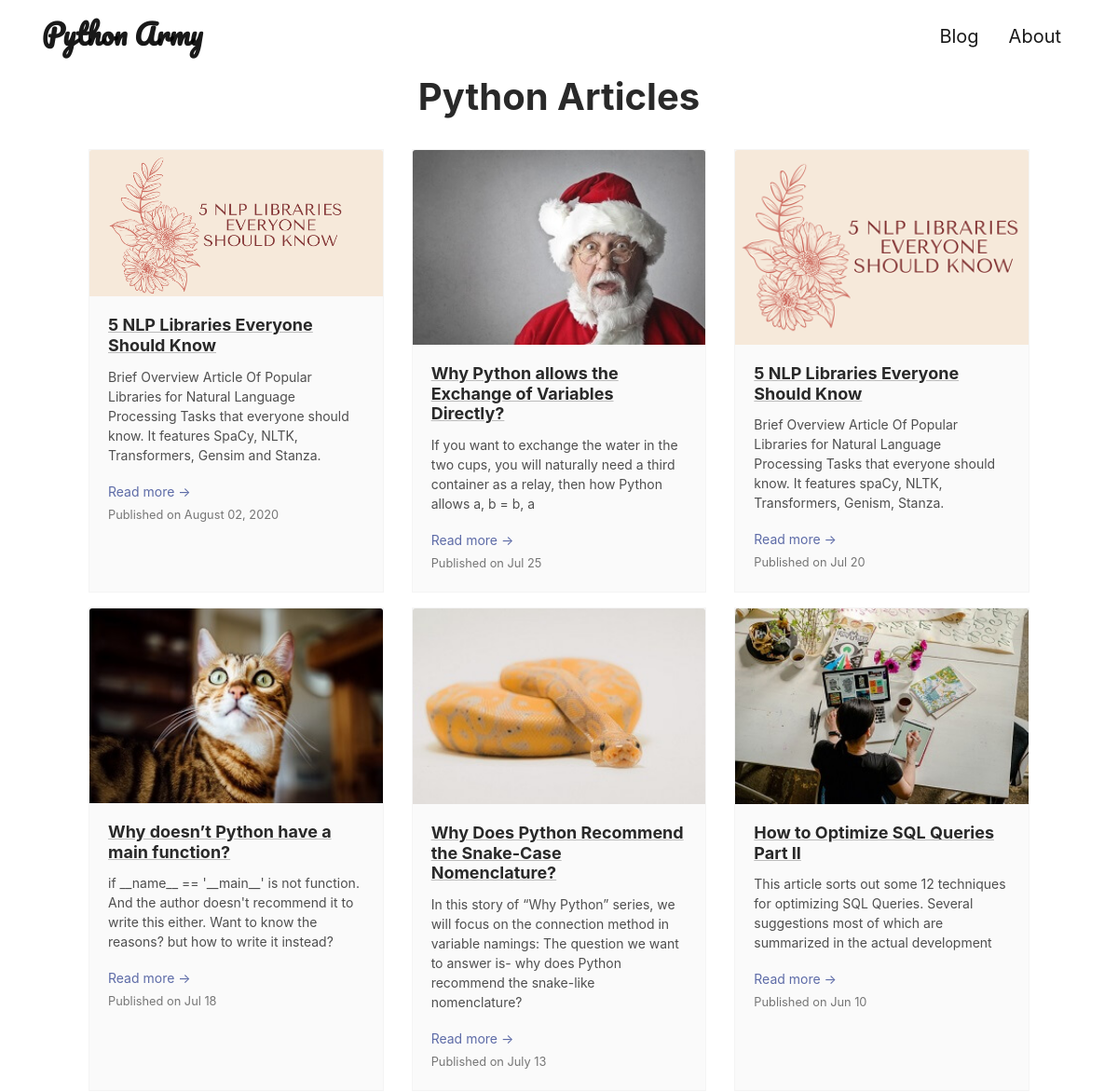
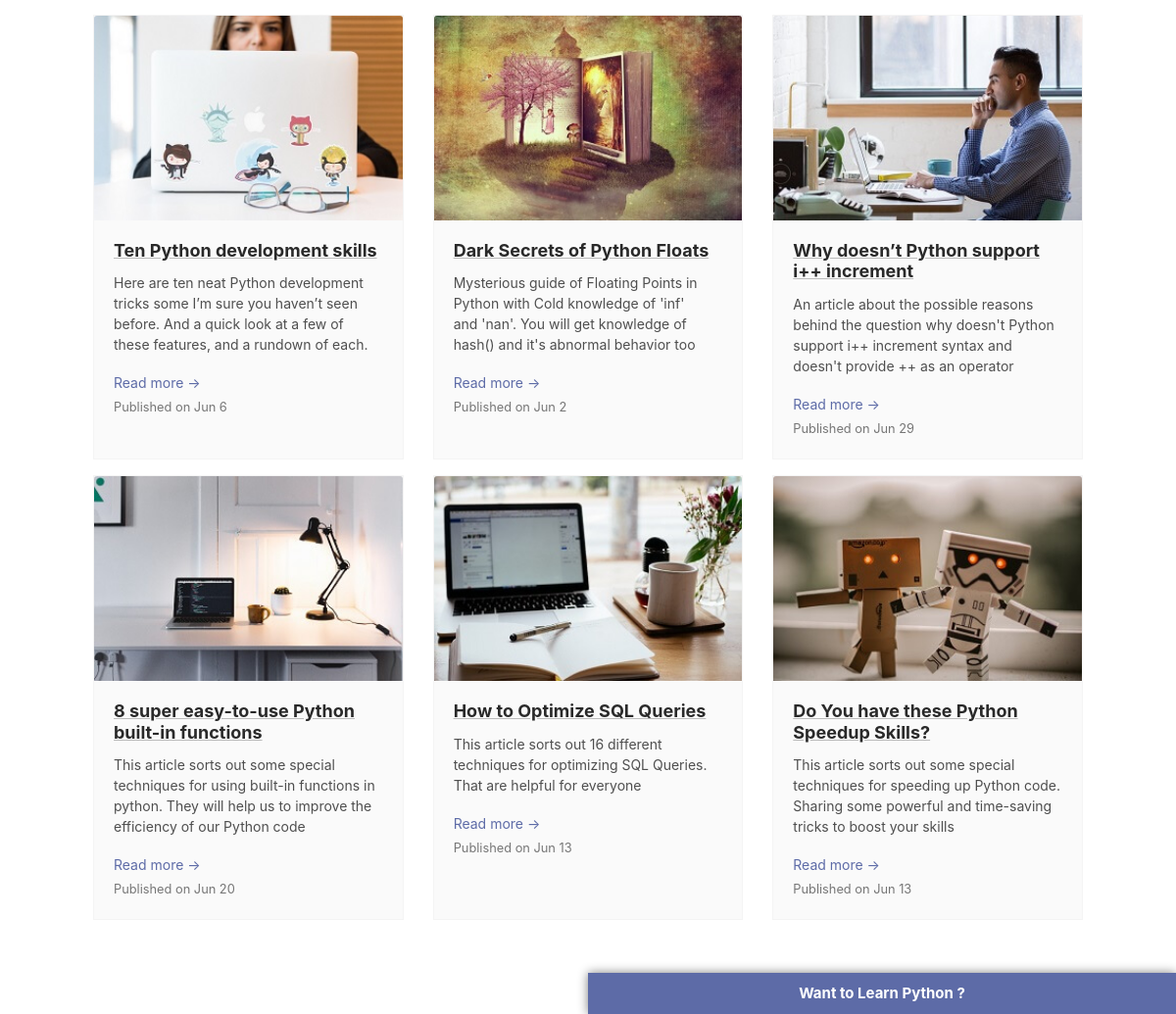
The page / on the database its author committed (2 pictures, top to bottom).
### app.py (models this page shows, shortened)
class blogpost(db.Model):
    id = db.Column(db.Integer, primary_key=True)
    title = db.Column(db.String(50), nullable=False)
    slug = db.Column(db.String(50), nullable=False)
    subtitle = db.Column(db.String(50), nullable=False)
    author = db.Column(db.String(10), nullable=False)
    date_posted = db.Column(db.DateTime, nullable=False)
    description = db.Column(db.Text, nullable=False)
    content = db.Column(db.Text, nullable=False)
    image = db.Column(db.String(50), nullable=False)
    tags = db.relationship("blogtag", secondary=tagged_posts, backref=db.backref("post", lazy="dynamic"))

### app.py (the view)
@app.route("/")
def home():
    posts = blogpost.query.order_by(blogpost.date_posted.desc()).all()
    return render_template('index.html', posts=posts)

### templates/index.html (shortened to what this page needs)
<!DOCTYPE html>
<html lang="en">
<head>
	<link rel="stylesheet" href="{{ url_for('static', filename='css/drip.css') }}">
	<link id="theme-style" rel="stylesheet" href="{{ url_for('static', filename='css/theme-7.css') }}">
</head>
<body>
	<button class="open-button" onclick="openForm()"><b>Want to Learn Python ?</b></button>
			<link href="//cdn-images.mailchimp.com/embedcode/horizontal-slim-10_7.css" rel="stylesheet" type="text/css">
	<nav class="navbar navbar-expand-sm fixed-top navbar-light bg-white">
		<div class="container">
			<a class="navbar-brand" href="{{ url_for('home') }}"
				style="font-family: 'Pacifico'; font-size: 30px;"><b>Python Army</b></a>
			<div class="collapse navbar-collapse" id="navbar1">
				<ul class="navbar-nav ml-auto">
					<li class="nav-item active">
						<a class="nav-link" href="{{ url_for('home') }}" style="font-size: 20px;">Blog</a>
					</li>
					<li class="nav-item active">
						<a class="nav-link" href="{{ url_for('about') }}" style="font-size: 20px;">About</a>
					</li>
				</ul>
			</div>
		</div>
	</nav>
	<div class="main-wrapper">
		<section class="blog-list px-3 py-5 p-md-5">
			<div class="container">
				<h1 style="text-align: center;">Python Articles</h1><br>
				<div class="row">
					{% for post in posts %}
					<div class="col-md-4 mb-3">
						<div class="card blog-post-card">
							<img class="card-img-top" src="/static/images/blog01/{{ post.image }}" alt="{{post.subtitle}}">
							<div class="card-body">
								<h2 class="card-title"><a class="theme-link" href="{{ url_for('post', slug=post.slug) }}">{{ post.title }}</a></h2>
								<p class="card-text">{{ post.description }}</p>
								<p class="mb-0"><a class="more-link" href="{{ url_for('post', slug=post.slug) }}">Read more &rarr;</a></p>
								<small class="text-muted">Published on {{ post.date_posted.strftime('%B %d, %Y') }}</small>
							</div>
						</div>
					</div>
					{% endfor %}
					<div class="col-md-4 mb-3">
						<div class="card blog-post-card">
							<img class="card-img-top"
								src="{{ url_for('static', filename='images/blog01/cover13.jpeg') }}" alt="Python allows variable exchange">
							<div class="card-body">
								<h2 class="card-title"><a class="theme-link"
										href="https://towardsdatascience.com/why-does-python-allow-the-exchange-of-two-variables-directly-fbb81856799e">Why
										Python allows the Exchange of Variables Directly?</a></h2>
								<p class="card-text">If you want to exchange the water in the two cups, you will
									naturally need a third container as a relay, then how Python allows a, b = b, a </p>
								<p class="mb-0"><a class="more-link"
										href="https://towardsdatascience.com/why-does-python-allow-the-exchange-of-two-variables-directly-fbb81856799e">Read
										more &rarr;</a></p>
								<small class="text-muted">Published on Jul 25</small>
							</div>
						</div>
					</div>
					<div class="col-md-4 mb-3">
						<div class="card blog-post-card">
							<img class="card-img-top"
								src="{{ url_for('static', filename='images/blog01/cover10.png') }}" alt="NLP libraries">
							<div class="card-body">
								<h2 class="card-title"><a class="theme-link"
										href="https://towardsdatascience.com/5-nlp-libraries-everyone-should-know-4f13f5263908">5
										NLP Libraries Everyone Should Know</a></h2>
								<p class="card-text">Brief Overview Article Of Popular Libraries for Natural Language Processing
									Tasks
									that everyone should know. It features spaCy, NLTK, Transformers, Genism, Stanza.
								</p>
								<p class="mb-0"><a class="more-link"
										href="https://towardsdatascience.com/5-nlp-libraries-everyone-should-know-4f13f5263908">Read
										more &rarr;</a></p>
								<small class="text-muted">Published on Jul 20</small>
							</div>
						</div>
					</div>
					<div class="col-md-4 mb-3">
						<div class="card blog-post-card">
							<img class="card-img-top"
								src="{{ url_for('static', filename='images/blog01/cover02.jpg') }}" alt="Python Main function">
							<div class="card-body">
								<h2 class="card-title"><a class="theme-link"
										href="https://towardsdatascience.com/why-doesnt-python-have-a-main-function-3afe6a8d093">Why
										doesn’t Python have a main function?</a></h2>
								<p class="card-text">if __name__ == '__main__' is not function. And the author doesn't
									recommend
									it to write this either. Want to know the
									reasons? but how to write it instead?</p>
								<p class="mb-0"><a class="more-link"
										href="https://towardsdatascience.com/why-doesnt-python-have-a-main-function-3afe6a8d093">Read
										more &rarr;</a></p>
								<small class="text-muted">Published on Jul 18</small>
							</div>
						</div>
					</div>
					<div class="col-md-4 mb-3">
						<div class="card blog-post-card">
							<img class="card-img-top"
								src="{{ url_for('static', filename='images/blog01/cover01.jpg') }}" alt="Python Snake case">
							<div class="card-body">
								<h2 class="card-title"><a class="theme-link"
										href="https://towardsdatascience.com/why-does-python-recommend-the-snake-case-nomenclature-bf908777c2dc">Why
										Does Python Recommend the Snake-Case Nomenclature?</a></h2>
								<p class="card-text">In this story of “Why Python” series, we will focus on the
									connection
									method in variable namings:
									The question we want to answer is- why does Python recommend the snake-like
									nomenclature?
								</p>
								<p class="mb-0"><a class="more-link"
										href="https://towardsdatascience.com/why-does-python-recommend-the-snake-case-nomenclature-bf908777c2dc">Read
										more &rarr;</a></p>
								<small class="text-muted">Published on July 13</small>
							</div>
						</div>
					</div>
					<div class="col-md-4 mb-3">
						<div class="card blog-post-card">
							<img class="card-img-top"
								src="{{ url_for('static', filename='images/blog01/cover03.jpeg') }}" alt="Optimize Sql Queries">
							<div class="card-body">
								<h2 class="card-title"><a class="theme-link"
										href="https://towardsdatascience.com/how-to-optimize-sql-queries-part-ii-407311784112">How
										to Optimize SQL Queries Part II</a></h2>
								<p class="card-text">This article sorts out some 12 techniques for optimizing
									SQL Queries.
									Several suggestions most of which are summarized
									in the actual development</p>
								<p class="mb-0"><a class="more-link"
										href="https://towardsdatascience.com/how-to-optimize-sql-queries-part-ii-407311784112">Read
										more &rarr;</a></p>
								<small class="text-muted">Published on Jun 10</small>
							</div>
						</div>
					</div>
					<div class="col-md-4 mb-3">
						<div class="card blog-post-card">
							<img class="card-img-top"
								src="{{ url_for('static', filename='images/blog01/cover04.jpeg') }}" alt="Python Development skills">
							<div class="card-body">
								<h2 class="card-title"><a class="theme-link"
										href="https://towardsdatascience.com/ten-python-development-skills-998a52f8f7c0">Ten
										Python development skills</a></h2>
								<p class="card-text">Here are ten neat Python development tricks some I’m sure you
									haven’t seen
									before. And a quick look at a few of these
									features, and a rundown of each.</p>
								<p class="mb-0"><a class="more-link"
										href="https://towardsdatascience.com/ten-python-development-skills-998a52f8f7c0">Read
										more &rarr;</a></p>
								<small class="text-muted">Published on Jun 6</small>
							</div>
						</div>
					</div>
					<div class="col-md-4 mb-3">
						<div class="card blog-post-card">
							<img class="card-img-top"
								src="{{ url_for('static', filename='images/blog01/cover07.jpeg') }}" alt="Python Floats">
							<div class="card-body">
								<h2 class="card-title"><a class="theme-link"
										href="https://towardsdatascience.com/dark-secrets-of-python-floats-dbe2d1b8a85c">Dark
										Secrets of Python Floats</a></h2>
								<p class="card-text">Mysterious guide of Floating Points in Python with Cold knowledge
									of 'inf'
									and 'nan'. You will get knowledge of hash()
									and it's abnormal behavior too</p>
								<p class="mb-0"><a class="more-link"
										href="https://towardsdatascience.com/dark-secrets-of-python-floats-dbe2d1b8a85c">Read
										more &rarr;</a></p>
								<small class="text-muted">Published on Jun 2</small>
							</div>
						</div>
					</div>
					<div class="col-md-4 mb-3">
						<div class="card blog-post-card">
							<img class="card-img-top"
								src="{{ url_for('static', filename='images/blog01/cover05.jpeg') }}" alt="Python increment Function">
							<div class="card-body">
								<h2 class="card-title"><a class="theme-link"
										href="https://towardsdatascience.com/why-doesnt-python-support-i-increment-syntax-ca7f04a2beb">Why
										doesn’t Python support i++ increment</a></h2>
								<p class="card-text">An article about the possible reasons behind the question why doesn't
									Python
									support i++ increment syntax and doesn't provide
									++ as an operator</p>
								<p class="mb-0"><a class="more-link"
										href="https://towardsdatascience.com/why-doesnt-python-support-i-increment-syntax-ca7f04a2beb">Read
										more
										&rarr;</a></p>
								<small class="text-muted">Published on Jun 29</small>
							</div>
						</div>
					</div>
					<div class="col-md-4 mb-3">
						<div class="card blog-post-card">
							<img class="card-img-top"
								src="{{ url_for('static', filename='images/blog01/cover12.jpg') }}" alt="Python Builtins">
							<div class="card-body">
								<h2 class="card-title"><a class="theme-link"
										href="https://towardsdatascience.com/8-super-easy-to-use-python-built-in-functions-fa873e66085">8
										super easy-to-use Python built-in functions</a></h2>
								<p class="card-text">This article sorts out some special techniques for using built-in
									functions
									in python. They will help us to improve the
									efficiency of our Python code</p>
								<p class="mb-0"><a class="more-link"
										href="https://towardsdatascience.com/8-super-easy-to-use-python-built-in-functions-fa873e66085">Read
										more
										&rarr;</a></p>
								<small class="text-muted">Published on Jun 20</small>
							</div>
						</div>
					</div>
					<div class="col-md-4 mb-3">
						<div class="card blog-post-card">
							<img class="card-img-top"
								src="{{ url_for('static', filename='images/blog01/cover09.jpg') }}" alt="Sql Queries Optimization">
							<div class="card-body">
								<h2 class="card-title"><a class="theme-link"
										href="https://towardsdatascience.com/how-to-optimize-sql-queries-742177cd5cc6">How
										to
										Optimize SQL Queries</a></h2>
								<p class="card-text">This article sorts out 16 different techniques for optimizing
									SQL Queries. That are helpful for everyone</p>
								<p class="mb-0"><a class="more-link"
										href="https://towardsdatascience.com/how-to-optimize-sql-queries-742177cd5cc6">Read
										more
										&rarr;</a></p>
								<small class="text-muted">Published on Jun 13</small>
							</div>
						</div>
					</div>
					<div class="col-md-4 mb-3">
						<div class="card blog-post-card">
							<img class="card-img-top"
								src="{{ url_for('static', filename='images/blog01/cover11.jpeg') }}" alt="Python speedup Skills">
							<div class="card-body">
								<h2 class="card-title"><a class="theme-link"
										href="https://towardsdatascience.com/do-you-have-these-python-speedup-skills-3fd9e7758765">Do
										You have these Python Speedup Skills?</a></h2>
								<p class="card-text">This article sorts out some special techniques for speeding up
									Python code.
									Sharing some powerful and time-saving tricks
									to boost your skills</p>
								<p class="mb-0"><a class="more-link"
										href="https://towardsdatascience.com/do-you-have-these-python-speedup-skills-3fd9e7758765">Read
										more
										&rarr;</a></p>
								<small class="text-muted">Published on Jun 13</small>
							</div>
						</div>
					</div>
				</div>
			</div>
		</section>
	</div>
</body>
</html>

### static/css/drip.css (style rules this page uses)
.open-button { background-color:#5d6ba7;box-shadow:0 0 10px grey;border:none;font-size:15px;color:#fff;padding:10px 10px;position:fixed;bottom:0;right:0;z-index:8;width:100%;max-width:600px }

### rows shown on the page
blogpost: image (picture), title "5 NLP Libraries Everyone Should Know", description "Brief Overview Article Of Popular Libraries for Natural Language Processing Tasks that everyone should know. It features SpaCy, NLTK, Transformers, Gensim and Stanza.", date_posted "August 02, 2020"
